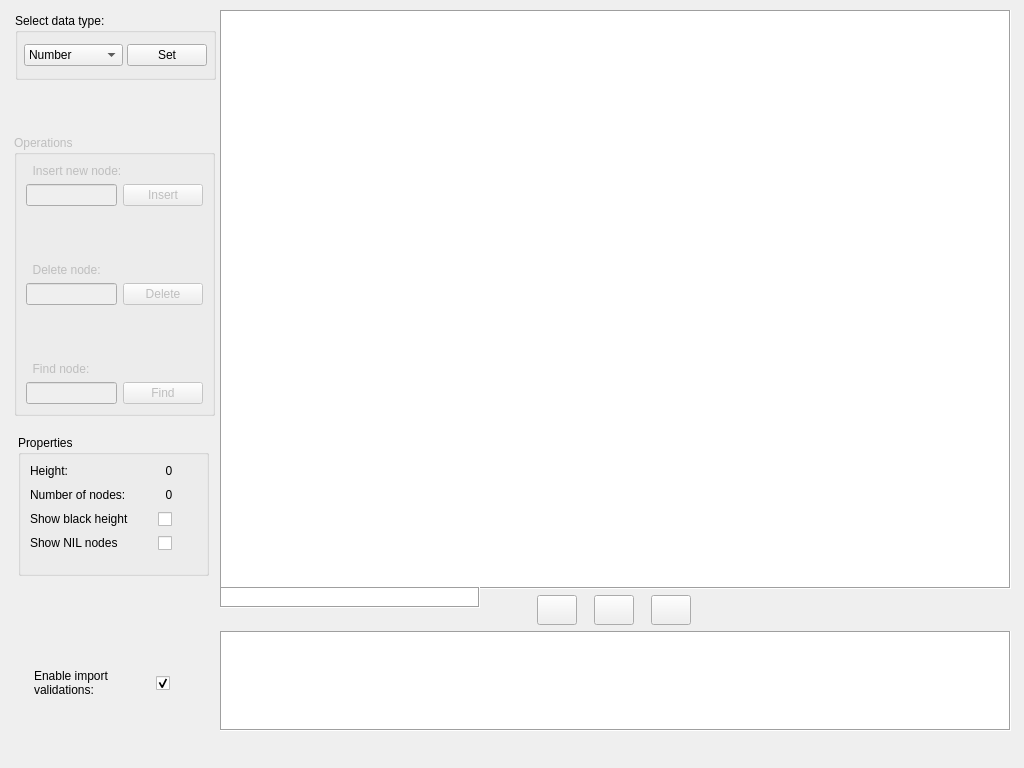
<?xml version="1.0" encoding="UTF-8"?>
<ui version="4.0">
 <class>MainWindow</class>
 <widget class="QMainWindow" name="MainWindow">
  <property name="geometry">
   <rect>
    <x>0</x>
    <y>0</y>
    <width>1024</width>
    <height>768</height>
   </rect>
  </property>
  <property name="windowTitle">
   <string>MainWindow</string>
  </property>
  <property name="windowIcon">
   <iconset>
    <normalon>:/resources/img/icon.svg</normalon>
   </iconset>
  </property>
  <widget class="QWidget" name="centralwidget">
   <property name="enabled">
    <bool>true</bool>
   </property>
   <widget class="QWidget" name="verticalLayoutWidget">
    <property name="geometry">
     <rect>
      <x>220</x>
      <y>10</y>
      <width>791</width>
      <height>721</height>
     </rect>
    </property>
    <layout class="QVBoxLayout" name="verticalLayout" stretch="1,0,0">
     <property name="spacing">
      <number>6</number>
     </property>
     <item>
      <widget class="CGraphicsView" name="graphicsView">
       <property name="enabled">
        <bool>true</bool>
       </property>
       <property name="sizePolicy">
        <sizepolicy hsizetype="Expanding" vsizetype="Expanding">
         <horstretch>0</horstretch>
         <verstretch>0</verstretch>
        </sizepolicy>
       </property>
       <property name="minimumSize">
        <size>
         <width>0</width>
         <height>0</height>
        </size>
       </property>
       <property name="autoFillBackground">
        <bool>false</bool>
       </property>
       <property name="frameShape">
        <enum>QFrame::Shape::Box</enum>
       </property>
       <property name="verticalScrollBarPolicy">
        <enum>Qt::ScrollBarPolicy::ScrollBarAsNeeded</enum>
       </property>
       <property name="horizontalScrollBarPolicy">
        <enum>Qt::ScrollBarPolicy::ScrollBarAsNeeded</enum>
       </property>
       <property name="sizeAdjustPolicy">
        <enum>QAbstractScrollArea::SizeAdjustPolicy::AdjustIgnored</enum>
       </property>
       <property name="sceneRect">
        <rectf>
         <x>0.000000000000000</x>
         <y>0.000000000000000</y>
         <width>0.000000000000000</width>
         <height>0.000000000000000</height>
        </rectf>
       </property>
       <property name="viewportUpdateMode">
        <enum>QGraphicsView::ViewportUpdateMode::FullViewportUpdate</enum>
       </property>
      </widget>
     </item>
     <item>
      <layout class="QHBoxLayout" name="horizontalLayout">
       <property name="spacing">
        <number>0</number>
       </property>
       <property name="sizeConstraint">
        <enum>QLayout::SizeConstraint::SetFixedSize</enum>
       </property>
       <property name="leftMargin">
        <number>300</number>
       </property>
       <property name="rightMargin">
        <number>300</number>
       </property>
       <item>
        <widget class="QPushButton" name="backwardButton">
         <property name="enabled">
          <bool>true</bool>
         </property>
         <property name="sizePolicy">
          <sizepolicy hsizetype="Fixed" vsizetype="Fixed">
           <horstretch>0</horstretch>
           <verstretch>0</verstretch>
          </sizepolicy>
         </property>
         <property name="minimumSize">
          <size>
           <width>30</width>
           <height>30</height>
          </size>
         </property>
         <property name="focusPolicy">
          <enum>Qt::FocusPolicy::NoFocus</enum>
         </property>
         <property name="text">
          <string/>
         </property>
         <property name="icon">
          <iconset resource="resources.qrc">
           <normaloff>:/resources/img/backward_button.svg</normaloff>:/resources/img/backward_button.svg</iconset>
         </property>
         <property name="iconSize">
          <size>
           <width>18</width>
           <height>18</height>
          </size>
         </property>
        </widget>
       </item>
       <item>
        <widget class="QPushButton" name="playButton">
         <property name="sizePolicy">
          <sizepolicy hsizetype="Fixed" vsizetype="Fixed">
           <horstretch>0</horstretch>
           <verstretch>0</verstretch>
          </sizepolicy>
         </property>
         <property name="minimumSize">
          <size>
           <width>30</width>
           <height>30</height>
          </size>
         </property>
         <property name="sizeIncrement">
          <size>
           <width>0</width>
           <height>0</height>
          </size>
         </property>
         <property name="baseSize">
          <size>
           <width>0</width>
           <height>0</height>
          </size>
         </property>
         <property name="focusPolicy">
          <enum>Qt::FocusPolicy::NoFocus</enum>
         </property>
         <property name="autoFillBackground">
          <bool>false</bool>
         </property>
         <property name="styleSheet">
          <string notr="true"/>
         </property>
         <property name="text">
          <string/>
         </property>
         <property name="icon">
          <iconset resource="resources.qrc">
           <normaloff>:/resources/img/play_button.svg</normaloff>:/resources/img/play_button.svg</iconset>
         </property>
         <property name="iconSize">
          <size>
           <width>16</width>
           <height>16</height>
          </size>
         </property>
         <property name="checkable">
          <bool>false</bool>
         </property>
         <property name="autoRepeat">
          <bool>false</bool>
         </property>
         <property name="autoExclusive">
          <bool>false</bool>
         </property>
         <property name="autoDefault">
          <bool>false</bool>
         </property>
         <property name="default">
          <bool>false</bool>
         </property>
         <property name="flat">
          <bool>false</bool>
         </property>
        </widget>
       </item>
       <item>
        <widget class="QPushButton" name="forwardButton">
         <property name="sizePolicy">
          <sizepolicy hsizetype="Fixed" vsizetype="Fixed">
           <horstretch>0</horstretch>
           <verstretch>0</verstretch>
          </sizepolicy>
         </property>
         <property name="minimumSize">
          <size>
           <width>30</width>
           <height>30</height>
          </size>
         </property>
         <property name="focusPolicy">
          <enum>Qt::FocusPolicy::NoFocus</enum>
         </property>
         <property name="styleSheet">
          <string notr="true"/>
         </property>
         <property name="text">
          <string/>
         </property>
         <property name="icon">
          <iconset resource="resources.qrc">
           <normaloff>:/resources/img/forward_button.svg</normaloff>:/resources/img/forward_button.svg</iconset>
         </property>
         <property name="iconSize">
          <size>
           <width>18</width>
           <height>18</height>
          </size>
         </property>
        </widget>
       </item>
      </layout>
     </item>
     <item>
      <widget class="QTextEdit" name="consoleWidget">
       <property name="maximumSize">
        <size>
         <width>16777215</width>
         <height>100</height>
        </size>
       </property>
       <property name="cursor" stdset="0">
        <cursorShape>ArrowCursor</cursorShape>
       </property>
       <property name="mouseTracking">
        <bool>true</bool>
       </property>
       <property name="focusPolicy">
        <enum>Qt::FocusPolicy::NoFocus</enum>
       </property>
       <property name="frameShape">
        <enum>QFrame::Shape::Box</enum>
       </property>
       <property name="readOnly">
        <bool>true</bool>
       </property>
       <property name="textInteractionFlags">
        <set>Qt::TextInteractionFlag::NoTextInteraction</set>
       </property>
      </widget>
     </item>
    </layout>
   </widget>
   <widget class="QGroupBox" name="dataSetGroupBox">
    <property name="enabled">
     <bool>true</bool>
    </property>
    <property name="geometry">
     <rect>
      <x>15</x>
      <y>13</y>
      <width>201</width>
      <height>67</height>
     </rect>
    </property>
    <property name="sizePolicy">
     <sizepolicy hsizetype="Preferred" vsizetype="Preferred">
      <horstretch>0</horstretch>
      <verstretch>0</verstretch>
     </sizepolicy>
    </property>
    <property name="title">
     <string>Select data type:</string>
    </property>
    <layout class="QHBoxLayout" name="horizontalLayout_3" stretch="1,0">
     <property name="spacing">
      <number>4</number>
     </property>
     <property name="leftMargin">
      <number>6</number>
     </property>
     <property name="rightMargin">
      <number>6</number>
     </property>
     <item>
      <widget class="QComboBox" name="dataSetComboBox">
       <item>
        <property name="text">
         <string>Number</string>
        </property>
       </item>
       <item>
        <property name="text">
         <string>Text</string>
        </property>
       </item>
       <item>
        <property name="text">
         <string>Character</string>
        </property>
       </item>
      </widget>
     </item>
     <item>
      <widget class="QPushButton" name="dataSetButton">
       <property name="text">
        <string>Set</string>
       </property>
      </widget>
     </item>
    </layout>
   </widget>
   <widget class="QGroupBox" name="operationsGroupBox">
    <property name="enabled">
     <bool>false</bool>
    </property>
    <property name="geometry">
     <rect>
      <x>14</x>
      <y>135</y>
      <width>201</width>
      <height>281</height>
     </rect>
    </property>
    <property name="sizePolicy">
     <sizepolicy hsizetype="Preferred" vsizetype="Preferred">
      <horstretch>0</horstretch>
      <verstretch>0</verstretch>
     </sizepolicy>
    </property>
    <property name="title">
     <string>Operations</string>
    </property>
    <layout class="QVBoxLayout" name="verticalLayout_2" stretch="0,0,0,0,0">
     <item>
      <layout class="QGridLayout" name="gridLayout_2">
       <item row="1" column="0" colspan="2">
        <widget class="QLabel" name="insertLabel">
         <property name="text">
          <string>  Insert new node:</string>
         </property>
        </widget>
       </item>
       <item row="2" column="1">
        <widget class="QPushButton" name="insertButton">
         <property name="text">
          <string>Insert</string>
         </property>
        </widget>
       </item>
       <item row="2" column="0">
        <widget class="QLineEdit" name="insertLineEdit">
         <property name="inputMask">
          <string/>
         </property>
         <property name="text">
          <string/>
         </property>
         <property name="maxLength">
          <number>5</number>
         </property>
        </widget>
       </item>
      </layout>
     </item>
     <item>
      <spacer name="verticalSpacer">
       <property name="orientation">
        <enum>Qt::Orientation::Vertical</enum>
       </property>
       <property name="sizeHint" stdset="0">
        <size>
         <width>20</width>
         <height>40</height>
        </size>
       </property>
      </spacer>
     </item>
     <item>
      <layout class="QGridLayout" name="gridLayout_3">
       <item row="2" column="1">
        <widget class="QPushButton" name="deleteButton">
         <property name="text">
          <string>Delete</string>
         </property>
        </widget>
       </item>
       <item row="1" column="0" colspan="2">
        <widget class="QLabel" name="deleteLabel">
         <property name="text">
          <string>  Delete node:</string>
         </property>
         <property name="alignment">
          <set>Qt::AlignmentFlag::AlignBottom|Qt::AlignmentFlag::AlignLeading|Qt::AlignmentFlag::AlignLeft</set>
         </property>
        </widget>
       </item>
       <item row="2" column="0">
        <widget class="QLineEdit" name="deleteLineEdit">
         <property name="inputMask">
          <string/>
         </property>
         <property name="text">
          <string/>
         </property>
         <property name="maxLength">
          <number>5</number>
         </property>
        </widget>
       </item>
      </layout>
     </item>
     <item>
      <spacer name="verticalSpacer_2">
       <property name="orientation">
        <enum>Qt::Orientation::Vertical</enum>
       </property>
       <property name="sizeHint" stdset="0">
        <size>
         <width>20</width>
         <height>40</height>
        </size>
       </property>
      </spacer>
     </item>
     <item>
      <layout class="QGridLayout" name="gridLayout_4">
       <item row="2" column="1">
        <widget class="QPushButton" name="findButton">
         <property name="text">
          <string>Find</string>
         </property>
        </widget>
       </item>
       <item row="1" column="0" colspan="2">
        <widget class="QLabel" name="findLabel">
         <property name="text">
          <string>  Find node:</string>
         </property>
         <property name="alignment">
          <set>Qt::AlignmentFlag::AlignBottom|Qt::AlignmentFlag::AlignLeading|Qt::AlignmentFlag::AlignLeft</set>
         </property>
        </widget>
       </item>
       <item row="2" column="0">
        <widget class="QLineEdit" name="findLineEdit">
         <property name="inputMask">
          <string/>
         </property>
         <property name="text">
          <string/>
         </property>
         <property name="maxLength">
          <number>5</number>
         </property>
        </widget>
       </item>
      </layout>
     </item>
    </layout>
   </widget>
   <widget class="QGroupBox" name="propertiesGroupBox">
    <property name="enabled">
     <bool>true</bool>
    </property>
    <property name="geometry">
     <rect>
      <x>18</x>
      <y>435</y>
      <width>191</width>
      <height>141</height>
     </rect>
    </property>
    <property name="sizePolicy">
     <sizepolicy hsizetype="Preferred" vsizetype="Preferred">
      <horstretch>0</horstretch>
      <verstretch>0</verstretch>
     </sizepolicy>
    </property>
    <property name="title">
     <string>Properties</string>
    </property>
    <layout class="QFormLayout" name="formLayout">
     <property name="horizontalSpacing">
      <number>12</number>
     </property>
     <property name="verticalSpacing">
      <number>10</number>
     </property>
     <item row="0" column="0">
      <widget class="QLabel" name="lbHeight">
       <property name="text">
        <string>Height:</string>
       </property>
      </widget>
     </item>
     <item row="0" column="1">
      <widget class="QLabel" name="heightLabel">
       <property name="text">
        <string>0</string>
       </property>
       <property name="alignment">
        <set>Qt::AlignmentFlag::AlignCenter</set>
       </property>
      </widget>
     </item>
     <item row="1" column="0">
      <widget class="QLabel" name="lbNumNodes">
       <property name="text">
        <string>Number of nodes:</string>
       </property>
      </widget>
     </item>
     <item row="1" column="1">
      <widget class="QLabel" name="nodesLabel">
       <property name="text">
        <string>0</string>
       </property>
       <property name="alignment">
        <set>Qt::AlignmentFlag::AlignCenter</set>
       </property>
      </widget>
     </item>
     <item row="3" column="1">
      <widget class="QCheckBox" name="cbShowNil">
       <property name="layoutDirection">
        <enum>Qt::LayoutDirection::RightToLeft</enum>
       </property>
       <property name="styleSheet">
        <string notr="true">margin-right: 25%

</string>
       </property>
       <property name="text">
        <string/>
       </property>
      </widget>
     </item>
     <item row="3" column="0">
      <widget class="QLabel" name="lbShowNil">
       <property name="text">
        <string>Show NIL nodes</string>
       </property>
      </widget>
     </item>
     <item row="2" column="0">
      <widget class="QLabel" name="lbShowBlackHeight">
       <property name="text">
        <string>Show black height</string>
       </property>
      </widget>
     </item>
     <item row="2" column="1">
      <widget class="QCheckBox" name="cbShowBlackHeight">
       <property name="layoutDirection">
        <enum>Qt::LayoutDirection::RightToLeft</enum>
       </property>
       <property name="styleSheet">
        <string notr="true">margin-right: 25%

</string>
       </property>
       <property name="text">
        <string/>
       </property>
      </widget>
     </item>
    </layout>
   </widget>
   <widget class="QWidget" name="horizontalLayoutWidget">
    <property name="geometry">
     <rect>
      <x>34</x>
      <y>643</y>
      <width>161</width>
      <height>80</height>
     </rect>
    </property>
    <layout class="QHBoxLayout" name="horizontalLayout_2">
     <item>
      <widget class="QLabel" name="lbEnableRBTValidations">
       <property name="text">
        <string>Enable import validations:</string>
       </property>
       <property name="wordWrap">
        <bool>true</bool>
       </property>
      </widget>
     </item>
     <item>
      <widget class="QCheckBox" name="cbEnableRBTValidations">
       <property name="layoutDirection">
        <enum>Qt::LayoutDirection::RightToLeft</enum>
       </property>
       <property name="styleSheet">
        <string notr="true">margin-right: 25%

</string>
       </property>
       <property name="text">
        <string/>
       </property>
       <property name="checked">
        <bool>true</bool>
       </property>
      </widget>
     </item>
    </layout>
   </widget>
   <widget class="QTextEdit" name="currentStep">
    <property name="geometry">
     <rect>
      <x>220</x>
      <y>587</y>
      <width>260</width>
      <height>21</height>
     </rect>
    </property>
    <property name="maximumSize">
     <size>
      <width>16777215</width>
      <height>100</height>
     </size>
    </property>
    <property name="cursor" stdset="0">
     <cursorShape>ArrowCursor</cursorShape>
    </property>
    <property name="mouseTracking">
     <bool>true</bool>
    </property>
    <property name="focusPolicy">
     <enum>Qt::FocusPolicy::NoFocus</enum>
    </property>
    <property name="inputMethodHints">
     <set>Qt::InputMethodHint::ImhNone</set>
    </property>
    <property name="frameShape">
     <enum>QFrame::Shape::Box</enum>
    </property>
    <property name="verticalScrollBarPolicy">
     <enum>Qt::ScrollBarPolicy::ScrollBarAlwaysOff</enum>
    </property>
    <property name="horizontalScrollBarPolicy">
     <enum>Qt::ScrollBarPolicy::ScrollBarAlwaysOff</enum>
    </property>
    <property name="readOnly">
     <bool>true</bool>
    </property>
    <property name="textInteractionFlags">
     <set>Qt::TextInteractionFlag::NoTextInteraction</set>
    </property>
   </widget>
  </widget>
  <widget class="QMenuBar" name="menubar">
   <property name="geometry">
    <rect>
     <x>0</x>
     <y>0</y>
     <width>1024</width>
     <height>21</height>
    </rect>
   </property>
   <property name="defaultUp">
    <bool>false</bool>
   </property>
  </widget>
 </widget>
 <customwidgets>
  <customwidget>
   <class>CGraphicsView</class>
   <extends>QGraphicsView</extends>
   <header>cgraphicsview.h</header>
  </customwidget>
 </customwidgets>
 <tabstops>
  <tabstop>playButton</tabstop>
  <tabstop>forwardButton</tabstop>
  <tabstop>dataSetComboBox</tabstop>
  <tabstop>dataSetButton</tabstop>
  <tabstop>backwardButton</tabstop>
 </tabstops>
 <resources>
  <include location="resources.qrc"/>
 </resources>
 <connections/>
</ui>
